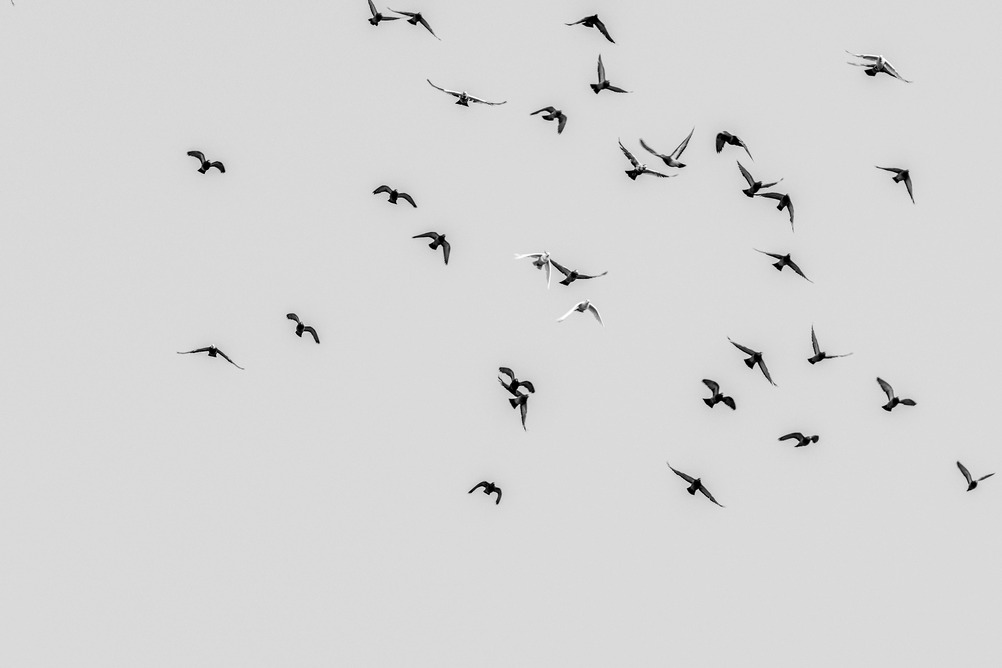
#> input picture example/pexels-kirandeepsingh-12469893.jpg, 1002 x 668 px, found by its file name
$ python detect_birds.py
#> lines starting #> are read from the running program, lines starting #| are printed output that depends on the picture; after the words box and inside, x2 and y2 are one past the last pixel; in counts of white or black regions, pixels touching at a corner belong together
import cv2
import os

# Loading the image
img = cv2.imread(os.path.join('imagess', 'pexels-kirandeepsingh-12469893.jpg'))
#> img is the input picture: shape (668, 1002, 3); min 0, max 255, mean 214.8

# Making the image grayscaled to make the threshold
img_gray = cv2.cvtColor(img, cv2.COLOR_BGR2GRAY)

# Making threshold for the birds
_, img_thresh = cv2.threshold(img_gray, 180, 255, cv2.THRESH_BINARY_INV) # Note: the threshold is inverted because we need the birds to be the white object not the black.
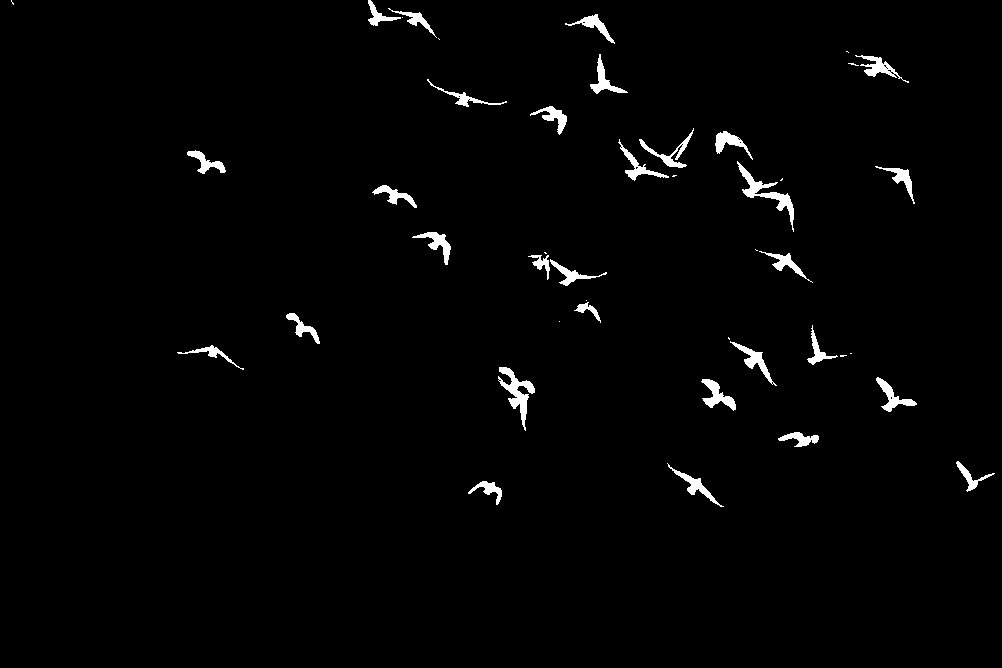
#> img_thresh: shape (668, 1002); 1.6% white; 44 white regions (14 under 20 px)

# Making contour
contours, hierarchy = cv2.findContours(img_thresh, cv2.RETR_TREE, cv2.CHAIN_APPROX_SIMPLE)
#> contours = 61 contours, 31 with area under 20; largest, box (x1, y1, x2, y2) and area: (737, 161, 794, 232) 632, (498, 367, 535, 431) 631, (701, 379, 736, 411) 400, (876, 377, 917, 412) 367, (730, 341, 777, 386) 365

for cnt in contours:
    if cv2.contourArea(cnt) > 120: # Filter only non-noise contours

        x, y, w, h = cv2.boundingRect(cnt) # Create bounding boxes around the contour

        cv2.rectangle(img, (x, y), (x + w, y + h), (0, 255, 0), 2)   # rectangle(image, top_left_point, bottom_right_point, colour, stroke_thickness)
#> this loop made 61 passes
#> (x, y, w, h) on passes 1, 2, 3, 4, 5, 6, 8, 12, 13, 16, 18, 19: (468, 481, 34, 24), (667, 463, 57, 44), (956, 461, 39, 31), (778, 432, 41, 15), (701, 379, 35, 32), (876, 377, 41, 35), (498, 367, 37, 64), (177, 345, 67, 25), (730, 341, 47, 45), (807, 325, 31, 40), (286, 313, 34, 31), (574, 302, 27, 21)
#> cnt on passes 11, 15, 17, 20, 23, 25: [[850, 353], [851, 353]], [[728, 337], [728, 338], [729, 339], [729, 338]], [[559, 321]], [[586, 300]], [[544, 252], [545, 253], [546, 253], [545, 252]], [[755, 249], [756, 250], [757, 250], [756, 250]]
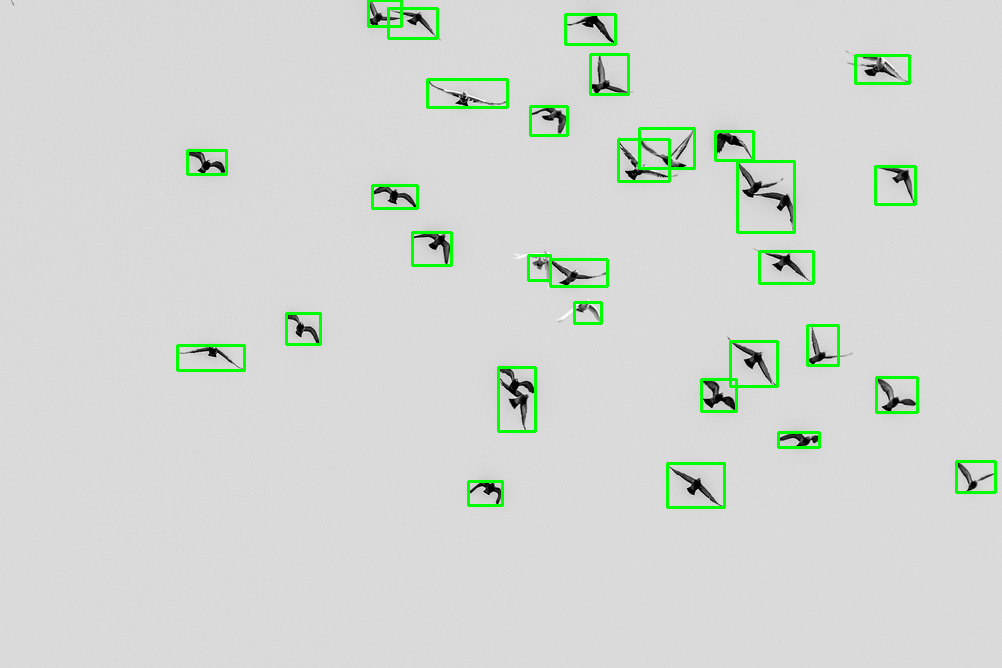
#> img: shape (668, 1002, 3); 2.04% of pixels changed, all inside (x1, y1, x2, y2) = (176, 0, 997, 509)


cv2.imshow('img', img)
cv2.waitKey(0)
cv2.destroyAllWindows()
